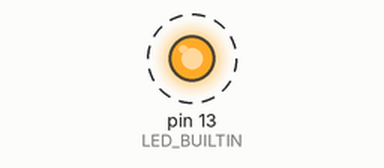
Simulated run of this sketch. Board: Arduino Uno, built with avr-gcc and run on an emulated ATmega328P. On the bench: output pins drawn as LEDs (lit = HIGH). Dashed ring = blinking. What the sketch prints to the serial monitor is not drawn.

Above: at 0.2 s.
Timing chart, 0 to 3.0 s (numbered marks = the images above):
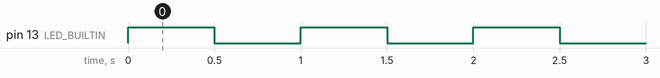

The sketch:

stm32andarduinoSlavecode1.ino
```cpp
//Slave code  arduino
// #include<SoftWire.h>
#include<Wire.h>// i2c comunication fra stm32 e arduino
void setup() {Serial.begin(9600);
  pinMode(LED_BUILTIN, OUTPUT);
  Wire.begin(3);// indrizzo di slave
  // put your setup code here, to run once:
Wire.onRequest(FunzionedaSvogereOnRequest);
}

void loop() {Serial.println("in atesi richiesta");

digitalWrite(LED_BUILTIN, HIGH);
 delay(500);                       // wait for a second
  digitalWrite(LED_BUILTIN, LOW);
  delay(500);
  // put your main code here, to run repeatedly:

}
void FunzionedaSvogereOnRequest()
{Wire.write("vediamo");
  }
```

Measured:
- by itself, pin 13 (LED_BUILTIN): alternates HIGH for 0.50 s and LOW for 0.50 s
